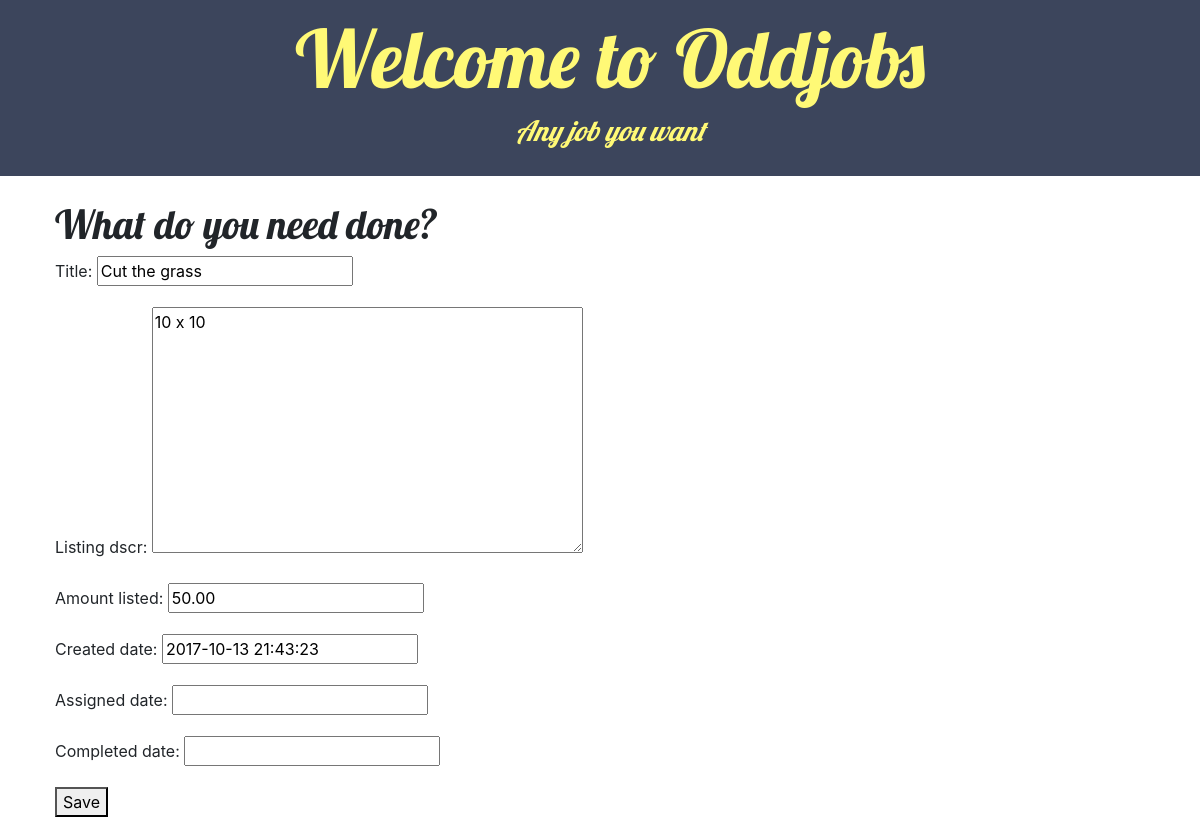
The app's page /listing/3/edit/ with its own data.
### listings/models.py (models this page shows, shortened)
class Listing(models.Model):
	is_assigned = models.BooleanField(default=False)
	listee = models.ForeignKey('auth.User')
	title = models.CharField(max_length=200)
	listing_dscr = models.TextField(max_length=500)
	amount_listed = models.DecimalField(max_digits=6, decimal_places=2)
	created_date = models.DateTimeField(blank=True, null=True)
	assigned_date = models.DateTimeField(blank=True, null=True)
	completed_date = models.DateTimeField(blank=True, null=True)

### listings/views.py (the view)
# urls.py: url(r'^listing/(?P<pk>\d+)/edit/$', views.listing_edit, name='listing_edit'),
def listing_edit(request, pk):
	listing = get_object_or_404(Listing, pk=pk)
	if request.method == "POST":
		form = ListingForm(request.POST, instance=listing)
		if form.is_valid():
			listing = form.save(commit=False)
			listing.listee = request.user
			listing.created_date = timezone.now()
			listing.save() #changed to listing.save, works!
			return redirect('listing_detail', pk=listing.pk)
	else:
		form = ListingForm(instance=listing)
	return render(request, 'listings/listing_edit.html', {'form': form})

### listings/forms.py
class ListingForm(ModelForm):
	class Meta:
		model = Listing
		fields = ('title', 'listing_dscr', 'amount_listed','created_date','assigned_date','completed_date',)

### listings/templates/listings/listing_edit.html
{% extends 'listings/base.html' %}
{% block content %}
	<div class="listing_edit">
	<h1>What do you need done?</h1>
	<form method="POST" class="post-form">{% csrf_token %}
	{{ form.as_p }}
	<button class="button-primary">Save</button>
	</form>
	</div>
{% endblock %}

### listings/static/css/listings.css (style rules this page uses)
h1, h2, h3, h4 { font-family: 'Lobster', cursive; }

### records on screen
Listing: title "Cut the grass", listing_dscr "10 x 10", amount_listed "50.00", created_date "2017-10-13 21:43:23"
